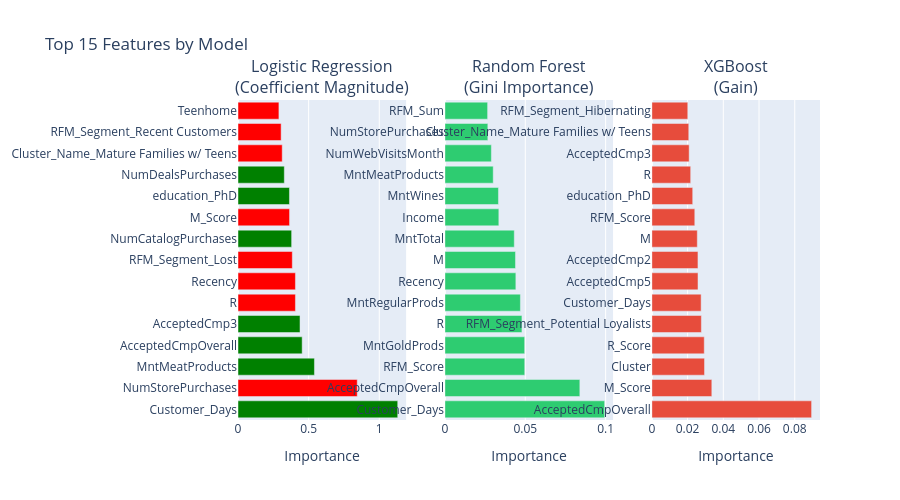

The notebook cell this image was saved under:
### Markdown cell above
## 7. Feature Importance Analysis

### Code cell
# Extract feature importance from all models
feature_importance_lr = pd.DataFrame({
    'feature': X_train.columns,
    'importance': np.abs(lr_model.coef_[0]),
    'direction': lr_model.coef_[0]
}).sort_values('importance', ascending=False).head(15)

feature_importance_rf = pd.DataFrame({
    'feature': X_train.columns,
    'importance': rf_model.feature_importances_
}).sort_values('importance', ascending=False).head(15)

feature_importance_xgb = pd.DataFrame({
    'feature': X_train.columns,
    'importance': xgb_model.feature_importances_
}).sort_values('importance', ascending=False).head(15)

# Create comparison plot
fig = make_subplots(
    rows=1, cols=3,
    subplot_titles=('Logistic Regression<br>(Coefficient Magnitude)', 
                    'Random Forest<br>(Gini Importance)',
                    'XGBoost<br>(Gain)'),
    specs=[[{'type': 'bar'}, {'type': 'bar'}, {'type': 'bar'}]]
)

# Logistic Regression - color by direction
colors_lr = ['green' if x > 0 else 'red' for x in feature_importance_lr['direction']]
fig.add_trace(
    go.Bar(y=feature_importance_lr['feature'], x=feature_importance_lr['importance'],
           orientation='h', marker_color=colors_lr, showlegend=False,
           hovertemplate='%{y}<br>Coefficient: %{x:.3f}<extra></extra>'),
    row=1, col=1
)

# Random Forest
fig.add_trace(
    go.Bar(y=feature_importance_rf['feature'], x=feature_importance_rf['importance'],
           orientation='h', marker_color='#2ecc71', showlegend=False,
           hovertemplate='%{y}<br>Importance: %{x:.3f}<extra></extra>'),
    row=1, col=2
)

# XGBoost
fig.add_trace(
    go.Bar(y=feature_importance_xgb['feature'], x=feature_importance_xgb['importance'],
           orientation='h', marker_color='#e74c3c', showlegend=False,
           hovertemplate='%{y}<br>Importance: %{x:.3f}<extra></extra>'),
    row=1, col=3
)

fig.update_xaxes(title_text='Importance', row=1, col=1)
fig.update_xaxes(title_text='Importance', row=1, col=2)
fig.update_xaxes(title_text='Importance', row=1, col=3)
fig.update_layout(height=500, title_text='Top 15 Features by Model')
fig.show()

### Figure 1 — Plotly figure (JSON) as saved in the notebook; plotly's stock layout.template omitted (floating-point values rounded to 4 significant figures)
{"data": [{"hovertemplate": "%{y}<br>Coefficient: %{x:.3f}<extra></extra>", "marker": {"color": ["green", "red", "green", "green", "green", "red", "red", "red", "green", "red", "green", "green", "red", "red", "red"]}, "orientation": "h", "showlegend": false, "x": [1.131, 0.8441, 0.5412, 0.4543, 0.4391, 0.4066, 0.4066, 0.3844, 0.3797, 0.365, 0.3643, 0.328, 0.3131, 0.3055, 0.2897], "y": ["Customer_Days", "NumStorePurchases", "MntMeatProducts", "AcceptedCmpOverall", "AcceptedCmp3", "R", "Recency", "RFM_Segment_Lost", "NumCatalogPurchases", "M_Score", "education_PhD", "NumDealsPurchases", "Cluster_Name_Mature Families w/ Teens", "RFM_Segment_Recent Customers", "Teenhome"], "type": "bar", "xaxis": "x", "yaxis": "y"}, {"hovertemplate": "%{y}<br>Importance: %{x:.3f}<extra></extra>", "marker": {"color": "#2ecc71"}, "orientation": "h", "showlegend": false, "x": [0.09939, 0.08395, 0.04967, 0.04962, 0.04791, 0.04696, 0.04413, 0.0439, 0.04314, 0.03355, 0.03331, 0.03005, 0.02889, 0.0267, 0.02656], "y": ["Customer_Days", "AcceptedCmpOverall", "RFM_Score", "MntGoldProds", "R", "MntRegularProds", "Recency", "M", "MntTotal", "Income", "MntWines", "MntMeatProducts", "NumWebVisitsMonth", "NumStorePurchases", "RFM_Sum"], "type": "bar", "xaxis": "x2", "yaxis": "y2"}, {"hovertemplate": "%{y}<br>Importance: %{x:.3f}<extra></extra>", "marker": {"color": "#e74c3c"}, "orientation": "h", "showlegend": false, "x": [0.08943, 0.03357, 0.02948, 0.02933, 0.02771, 0.02759, 0.02583, 0.02581, 0.02544, 0.02404, 0.02287, 0.02173, 0.02088, 0.02067, 0.02012], "y": ["AcceptedCmpOverall", "M_Score", "Cluster", "R_Score", "RFM_Segment_Potential Loyalists", "Customer_Days", "AcceptedCmp5", "AcceptedCmp2", "M", "RFM_Score", "education_PhD", "R", "AcceptedCmp3", "Cluster_Name_Mature Families w/ Teens", "RFM_Segment_Hibernating"], "type": "bar", "xaxis": "x3", "yaxis": "y3"}], "layout": {"xaxis": {"anchor": "y", "domain": [0.0, 0.2889], "title": {"text": "Importance"}}, "yaxis": {"anchor": "x", "domain": [0.0, 1.0]}, "xaxis2": {"anchor": "y2", "domain": [0.3556, 0.6444], "title": {"text": "Importance"}}, "yaxis2": {"anchor": "x2", "domain": [0.0, 1.0]}, "xaxis3": {"anchor": "y3", "domain": [0.7111, 1.0], "title": {"text": "Importance"}}, "yaxis3": {"anchor": "x3", "domain": [0.0, 1.0]}, "annotations": [{"font": {"size": 16}, "showarrow": false, "text": "Logistic Regression<br>(Coefficient Magnitude)", "x": 0.1444, "xanchor": "center", "xref": "paper", "y": 1.0, "yanchor": "bottom", "yref": "paper"}, {"font": {"size": 16}, "showarrow": false, "text": "Random Forest<br>(Gini Importance)", "x": 0.5, "xanchor": "center", "xref": "paper", "y": 1.0, "yanchor": "bottom", "yref": "paper"}, {"font": {"size": 16}, "showarrow": false, "text": "XGBoost<br>(Gain)", "x": 0.8556, "xanchor": "center", "xref": "paper", "y": 1.0, "yanchor": "bottom", "yref": "paper"}], "title": {"text": "Top 15 Features by Model"}, "height": 500}}
